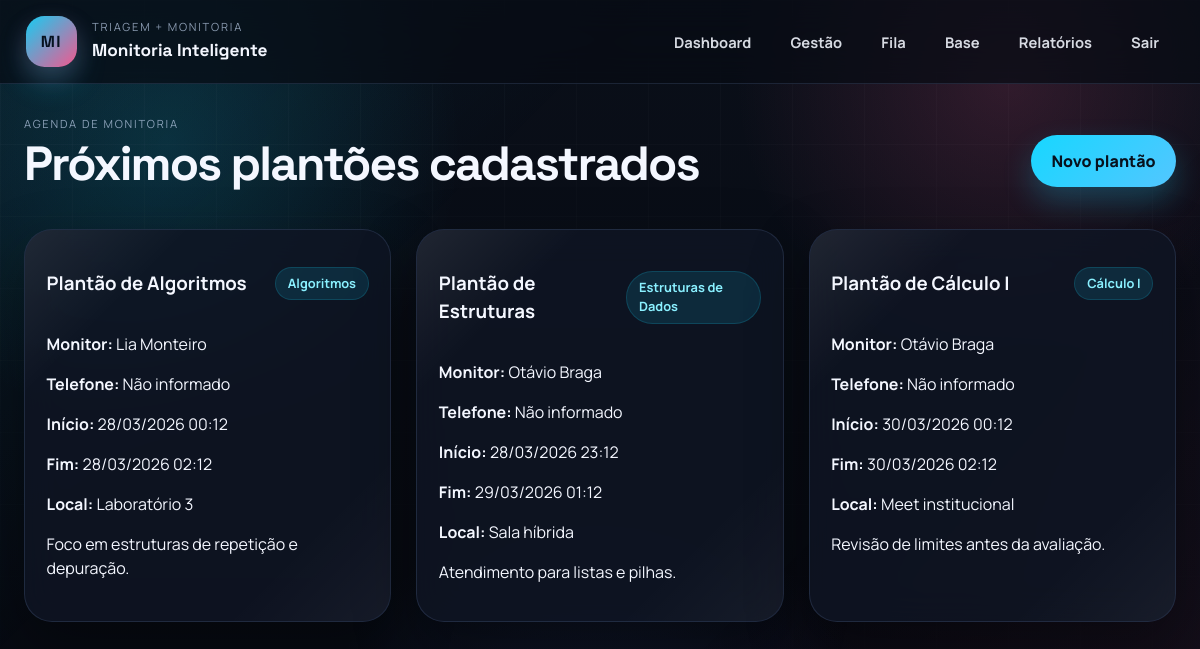
Screenshot of /shifts/ (signed in) with the database file from the repository.
### app/models/domain.py (models this page shows, shortened)
class TimestampMixin:
    created_at = db.Column(db.DateTime, default=utcnow, nullable=False)
    updated_at = db.Column(
        db.DateTime,
        default=utcnow,
        onupdate=utcnow,
        nullable=False,
    )

class MonitorShift(TimestampMixin, db.Model):
    __tablename__ = "monitor_shifts"
    id = db.Column(db.Integer, primary_key=True)
    monitor_id = db.Column(db.Integer, db.ForeignKey("users.id"), nullable=False)
    discipline_id = db.Column(db.Integer, db.ForeignKey("disciplines.id"), nullable=False)
    class_group_id = db.Column(db.Integer, db.ForeignKey("class_groups.id"), nullable=True)
    title = db.Column(db.String(180), nullable=False)
    start_at = db.Column(db.DateTime, nullable=False)
    end_at = db.Column(db.DateTime, nullable=False)
    location = db.Column(db.String(180))
    notes = db.Column(db.Text)
    capacity = db.Column(db.Integer, default=10, nullable=False)
    attendance_count = db.Column(db.Integer, default=0, nullable=False)
    monitor = db.relationship("User", back_populates="monitor_shifts")
    discipline = db.relationship("Discipline", back_populates="monitor_shifts")
    class_group = db.relationship("ClassGroup", back_populates="shifts")
    linked_tickets = db.relationship("QuestionTicket", back_populates="linked_shift")

class Discipline(TimestampMixin, db.Model):
    __tablename__ = "disciplines"
    id = db.Column(db.Integer, primary_key=True)
    course_id = db.Column(db.Integer, db.ForeignKey("courses.id"), nullable=False)
    code = db.Column(db.String(20), nullable=False)
    name = db.Column(db.String(120), nullable=False)
    description = db.Column(db.Text)
    course = db.relationship("Course", back_populates="disciplines")
    topics = db.relationship("Topic", back_populates="discipline")
    memberships = db.relationship("DisciplineMembership", back_populates="discipline")
    tickets = db.relationship("QuestionTicket", back_populates="discipline")
    knowledge_items = db.relationship("KnowledgeBaseItem", back_populates="discipline")
    monitor_shifts = db.relationship("MonitorShift", back_populates="discipline")
    alerts = db.relationship("RiskAlert", back_populates="discipline")

class User(UserMixin, TimestampMixin, db.Model):
    __tablename__ = "users"
    id = db.Column(db.Integer, primary_key=True)
    full_name = db.Column(db.String(120), nullable=False)
    username = db.Column(db.String(64), unique=True, nullable=False, index=True)
    email = db.Column(db.String(120), unique=True, nullable=False, index=True)
    role = db.Column(db.String(20), nullable=False, default="student", index=True)
    password_hash = db.Column(db.String(255), nullable=False)
    is_active_user = db.Column(db.Boolean, default=True, nullable=False)
    phone = db.Column(db.String(30))
    bio = db.Column(db.Text)
    last_login_at = db.Column(db.DateTime)
    memberships = db.relationship(
        "DisciplineMembership",
        back_populates="user",
        cascade="all, delete-orphan",
    )
    submitted_tickets = db.relationship(
        "QuestionTicket",
        back_populates="student",
        foreign_keys="QuestionTicket.student_id",
    )
    assigned_tickets = db.relationship(
        "QuestionTicket",
        back_populates="assigned_monitor",
        foreign_keys="QuestionTicket.assigned_monitor_id",
    )
    human_responses = db.relationship("HumanResponse", back_populates="responder")
    feedback_entries = db.relationship("ResponseFeedback", back_populates="student")
    validated_items = db.relationship(
        "KnowledgeBaseItem",
        back_populates="validated_by",
        foreign_keys="KnowledgeBaseItem.validated_by_id",
    )
    suggested_items = db.relationship(
        "KnowledgeBaseItem",
        back_populates="suggested_by",
        foreign_keys="KnowledgeBaseItem.suggested_by_id",
    )
    monitor_shifts = db.relationship("MonitorShift", back_populates="monitor")
    monitor_topics = db.relationship(
        "MonitorTopic",
        back_populates="monitor",
        cascade="all, delete-orphan",
    )
    alerts = db.relationship(
        "RiskAlert",
        back_populates="student",
        foreign_keys="RiskAlert.student_id",
    )
    generated_reports = db.relationship("ReportSnapshot", back_populates="generated_by")
    audit_logs = db.relationship("AuditLog", back_populates="actor")
    @property
    def is_active(self):
        return self.is_active_user
    @property
    def dashboard_endpoint(self):
        endpoints = {
            "student": "student.dashboard",
            "monitor": "monitor.dashboard",
            "teacher": "teacher.dashboard",
            "admin": "admin.dashboard",
        }
        return endpoints.get(self.role, "main.index")

### app/shifts/routes.py (the view, shortened to what this page needs)
@shifts_bp.route("/")
@login_required
def index():
    query = MonitorShift.query.order_by(MonitorShift.start_at.asc())
    if current_user.role == "monitor":
        query = query.filter_by(monitor_id=current_user.id)
    shifts = query.all()
    return render_template("shifts/index.html", shifts=shifts)

### app/__init__.py (called while the page is built)
def register_context_processors(app):
    @app.context_processor
    def inject_globals():
        return {
            "user_roles": USER_ROLES,
            "question_types": QUESTION_TYPES,
            "urgency_levels": URGENCY_LEVELS,
            "ticket_statuses": TICKET_STATUSES,
            "intervention_types": INTERVENTION_TYPES,
            "label_from": label_from,
        }

### app/models/domain.py (called while the page is built)
@login_manager.user_loader
def load_user(user_id):
    return db.session.get(User, int(user_id))

### app/templates/shifts/index.html (shortened to what this page needs)
{% extends 'base.html' %}
{% block content %}
<section class="page-header">
  <div>
    <p class="eyebrow">Agenda de monitoria</p>
    <h2>Próximos plantões cadastrados</h2>
  </div>
  {% if current_user.role in ['monitor', 'admin'] %}
    <a class="button button-primary" href="{{ url_for('shifts.create') }}">Novo plantão</a>
  {% endif %}
</section>
<section class="list-grid">
  {% for shift in shifts %}
    <article class="section-card">
      <div class="section-heading">
        <h3>{{ shift.title }}</h3>
        <span class="tag">{{ shift.discipline.name }}</span>
      </div>
      <p><strong>Monitor:</strong> {{ shift.monitor.full_name }}</p>
      <p><strong>Telefone:</strong> {{ shift.monitor.phone or 'Não informado' }}</p>
      <p><strong>Início:</strong> {{ shift.start_at.strftime('%d/%m/%Y %H:%M') }}</p>
      <p><strong>Fim:</strong> {{ shift.end_at.strftime('%d/%m/%Y %H:%M') }}</p>
      <p><strong>Local:</strong> {{ shift.location or 'Não informado' }}</p>
      <p>{{ shift.notes or 'Sem observações adicionais.' }}</p>
    </article>
  {% else %}
    <p class="muted">Nenhum plantão cadastrado.</p>
  {% endfor %}
</section>
{% endblock %}

### app/static/css/styles.css (style rules this page uses)
:root { --bg: #070b14; --bg-soft: #0d1320; --panel: rgba(15, 21, 36, 0.82); --panel-strong: rgba(19, 27, 44, 0.94); --surface-soft: rgba(26, 36, 58, 0.76); --text: #f4f7ff; --muted: #9aa9c3; --line: rgba(150, 181, 255, 0.14); --primary: #17d7ff; --primary-strong: #8af0ff; --secondary: #ff5c94; --accent: #1a2440; --danger: #ff6f7f; --success: #57d59b; --shadow: 0 24px 60px rgba(0, 0, 0, 0.34); --shadow-soft: 0 14px 28px rgba(0, 0, 0, 0.24); --radius-card: 1.75rem; --radius-soft: 1.2rem; --radius-pill: 999px; }
* { box-sizing: border-box; }
html { scroll-behavior: smooth; }
body { margin: 0; position: relative; overflow-x: hidden; font-family: "Manrope", sans-serif; color: var(--text); background: radial-gradient(circle at 14% 18%, rgba(23, 215, 255, 0.14), transparent 24%), radial-gradient(circle at 84% 10%, rgba(255, 92, 148, 0.16), transparent 22%), radial-gradient(circle at 50% 100%, rgba(88, 124, 255, 0.12), transparent 30%), linear-gradient(180deg, #0a0f19 0%, #060910 100%); min-height: 100vh; line-height: 1.5; }
body::before, body::after { content: ""; position: fixed; inset: 0; pointer-events: none; z-index: 0; }
body::before { background: linear-gradient(rgba(255, 255, 255, 0.03) 1px, transparent 1px), linear-gradient(90deg, rgba(255, 255, 255, 0.03) 1px, transparent 1px); background-size: 72px 72px; mask-image: linear-gradient(180deg, rgba(0, 0, 0, 0.7), transparent 92%); }
body::after { background: linear-gradient(135deg, rgba(23, 215, 255, 0.08), transparent 35%), linear-gradient(315deg, rgba(255, 92, 148, 0.08), transparent 35%); opacity: 0.9; }
a { color: var(--primary-strong); text-decoration: none; }
.brand-kicker, .eyebrow, .mini-meta { margin: 0; text-transform: uppercase; letter-spacing: 0.16em; font-size: 0.7rem; color: rgba(187, 205, 232, 0.72); }
.hero, .dashboard-grid, .metric-grid, .grid-section, .list-grid { display: grid; gap: 1.55rem; }
.hero-copy, .hero-panel, .section-card, .metric-card, .auth-card { position: relative; overflow: hidden; background: var(--panel); border: 1px solid var(--line); border-radius: var(--radius-card); box-shadow: var(--shadow); backdrop-filter: blur(18px); }
.hero-copy::before, .section-card::before, .metric-card::before, .auth-card::before { content: ""; position: absolute; inset: 0; background: linear-gradient(135deg, rgba(255, 255, 255, 0.08), transparent 22%, transparent 78%, rgba(255, 255, 255, 0.04)); pointer-events: none; }
.hero-copy h2, .page-header h2, .auth-card h2 { margin: 0.45rem 0 1rem; font-family: "Space Grotesk", sans-serif; font-size: clamp(2rem, 4vw, 3.6rem); line-height: 1.02; letter-spacing: -0.04em; }
.button { border: none; border-radius: var(--radius-pill); padding: 0.88rem 1.28rem; font: inherit; font-weight: 800; cursor: pointer; display: inline-flex; justify-content: center; align-items: center; min-height: 2.9rem; transition: transform 160ms ease, box-shadow 160ms ease, filter 160ms ease; }
.button-primary { background: linear-gradient(135deg, var(--primary), #53c6ff); color: #07111e; box-shadow: 0 14px 30px rgba(23, 215, 255, 0.24); }
.page-header, .section-heading { display: flex; justify-content: space-between; gap: 1rem; align-items: center; }
.page-header { margin-bottom: 1.5rem; }
.list-grid { grid-template-columns: repeat(auto-fit, minmax(240px, 1fr)); }
.section-card, .metric-card, .mini-card { padding: 1.28rem 1.35rem; }
.section-card, .metric-card, .mini-card, .hero-stat, .flash { transition: transform 180ms ease, box-shadow 180ms ease, border-color 180ms ease; }
.tag { background: rgba(23, 215, 255, 0.12); color: var(--primary-strong); padding: 0.38rem 0.74rem; border-radius: var(--radius-pill); font-size: 0.8rem; font-weight: 700; border: 1px solid rgba(23, 215, 255, 0.16); }

### rows the page displays
MonitorShift: title "Plantão de Algoritmos", discipline.name "Algoritmos", monitor.full_name "Lia Monteiro", monitor "Não informado", start_at "28/03/2026 00:12", end_at "28/03/2026 02:12", location "Laboratório 3", notes "Foco em estruturas de repetição e depuração."
MonitorShift: title "Plantão de Estruturas", discipline.name "Estruturas de Dados", monitor.full_name "Otávio Braga", monitor "Não informado", start_at "28/03/2026 23:12", end_at "29/03/2026 01:12", location "Sala híbrida", notes "Atendimento para listas e pilhas."
MonitorShift: title "Plantão de Cálculo I", discipline.name "Cálculo I", monitor.full_name "Otávio Braga", monitor "Não informado", start_at "30/03/2026 00:12", end_at "30/03/2026 02:12", location "Meet institucional", notes "Revisão de limites antes da avaliação."
